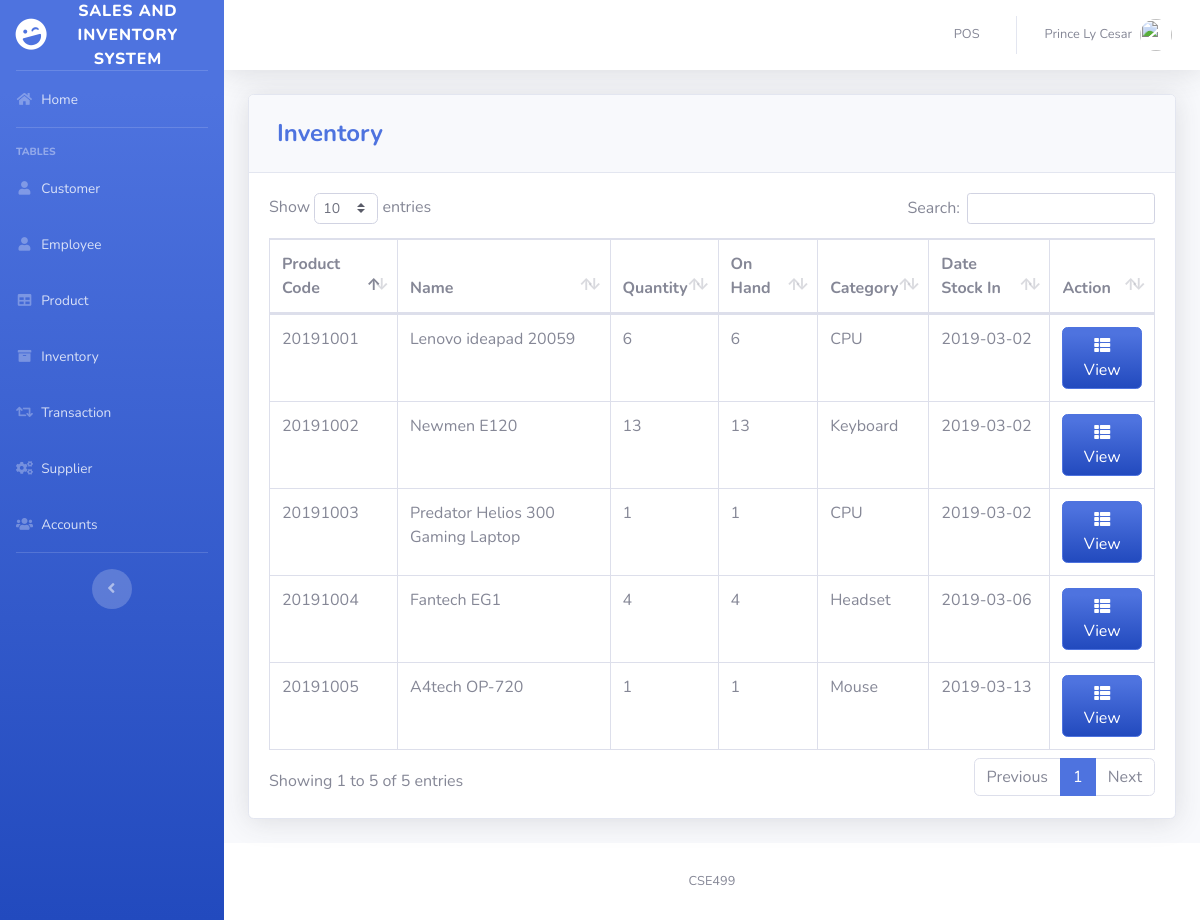
Page /pages/inventory.php (signed in) on the earlier database version.
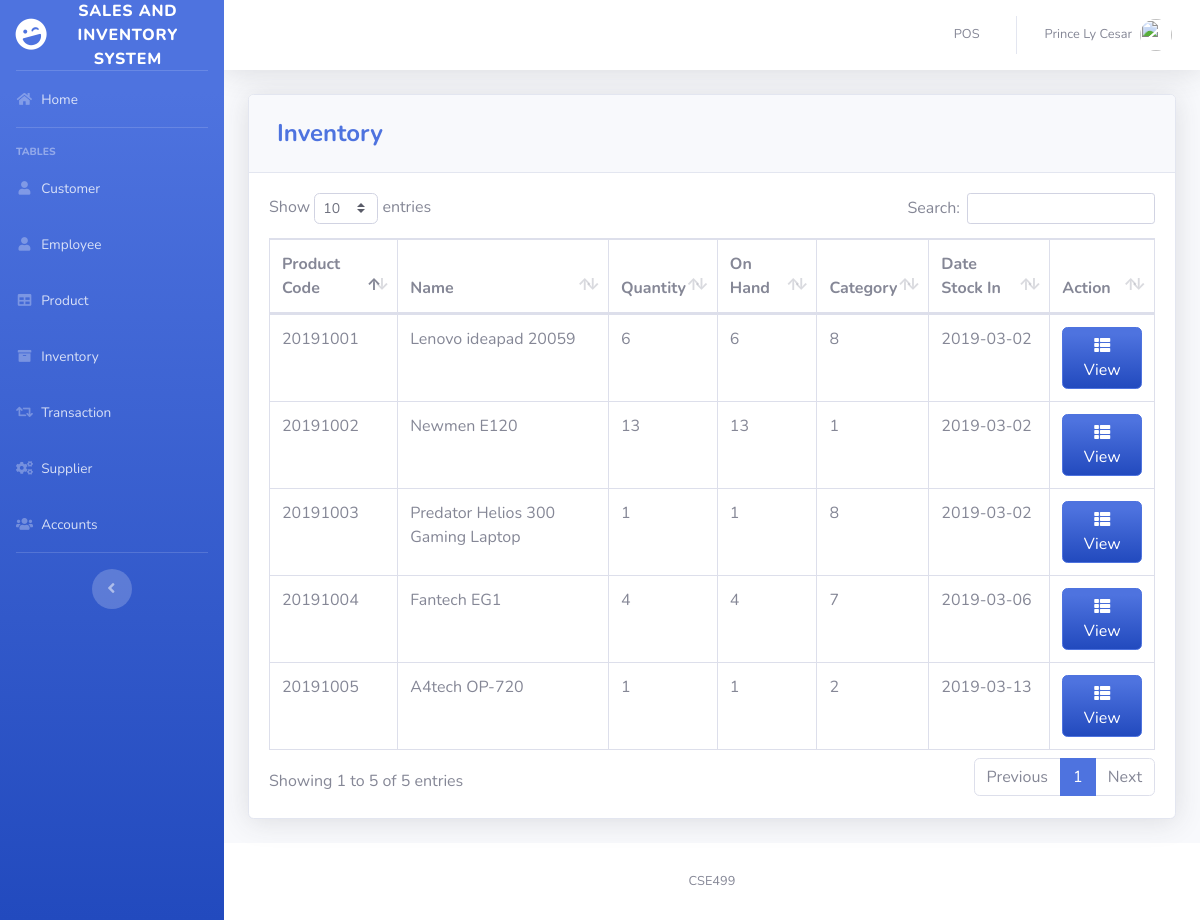
Same page on the later database version.
### tables this page shows
CREATE TABLE `product` (
  `PRODUCT_ID` int(11) NOT NULL,
  `PRODUCT_CODE` varchar(20) NOT NULL,
  `NAME` varchar(50) DEFAULT NULL,
  `DESCRIPTION` varchar(250) NOT NULL,
  `QTY_STOCK` int(50) DEFAULT NULL,
  `ON_HAND` int(250) NOT NULL,
  `PRICE` int(50) DEFAULT NULL,
  `CATEGORY_ID` int(11) DEFAULT NULL,
  `SUPPLIER_ID` int(11) DEFAULT NULL,
  `DATE_STOCK_IN` varchar(50) NOT NULL
);

CREATE TABLE `category` (
  `CATEGORY_ID` int(11) NOT NULL,
  `CNAME` varchar(50) DEFAULT NULL
);

### pages/inventory.php (the view, shortened to what this page needs)
<?php
include'../includes/connection.php';
include'../includes/sidebar.php';
?>
            <div class="card shadow mb-4">
            <div class="card-header py-3">
              <h4 class="m-2 font-weight-bold text-primary">Inventory</h4>
            </div>
            <div class="card-body">
              <div class="table-responsive">
                <table class="table table-bordered" id="dataTable" width="100%" cellspacing="0">
               <thead>
                   <tr>
                     <th>Product Code</th>
                     <th>Name</th>
                     <th>Quantity</th>
                     <th>On Hand</th>
                     <th>Category</th>
                     <th>Date Stock In</th>
                     <th>Action</th>
                   </tr>
               </thead>
          <tbody>
<?php
    $query = 'SELECT PRODUCT_ID, PRODUCT_CODE, NAME, COUNT(`QTY_STOCK`) AS "QTY_STOCK", COUNT(`ON_HAND`) AS "ON_HAND", CNAME, DATE_STOCK_IN FROM product p join category c on p.CATEGORY_ID=c.CATEGORY_ID GROUP BY PRODUCT_CODE';
        $result = mysqli_query($db, $query) or die (mysqli_error($db));
            while ($row = mysqli_fetch_assoc($result)) {
                echo '<tr>';
                echo '<td>'. $row['PRODUCT_CODE'].'</td>';
                echo '<td>'. $row['NAME'].'</td>';
                echo '<td>'. $row['QTY_STOCK'].'</td>';
                echo '<td>'. $row['ON_HAND'].'</td>';
                echo '<td>'. $row['CNAME'].'</td>';
                echo '<td>'. $row['DATE_STOCK_IN'].'</td>';
                      echo '<td align="right">
                              <a type="button" class="btn btn-primary bg-gradient-primary" href="inv_searchfrm.php?action=edit & id='.$row['PRODUCT_CODE'] . '"><i class="fas fa-fw fa-th-list"></i> View</a>
                          </div> </td>';
                        }
?>
                        </div>
                    </div>
<?php
include'../includes/footer.php';
?>

Differences in the rows shown:
changed through a linked row, product "Lenovo ideapad 20059": CATEGORY_ID.CNAME "CPU" → "8"
changed through a linked row, product "Newmen E120": CATEGORY_ID.CNAME "Keyboard" → "1"
changed through a linked row, product "Predator Helios 300 Gaming Laptop": CATEGORY_ID.CNAME "CPU" → "8"
changed through a linked row, product "Fantech EG1": CATEGORY_ID.CNAME "Headset" → "7"
changed through a linked row, product "A4tech OP-720": CATEGORY_ID.CNAME "Mouse" → "2"
